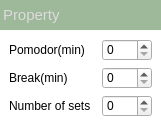
<?xml version="1.0" encoding="UTF-8"?>
<ui version="4.0">
 <class>Prop</class>
 <widget class="QWidget" name="Prop">
  <property name="geometry">
   <rect>
    <x>0</x>
    <y>0</y>
    <width>161</width>
    <height>126</height>
   </rect>
  </property>
  <property name="sizePolicy">
   <sizepolicy hsizetype="Fixed" vsizetype="Fixed">
    <horstretch>0</horstretch>
    <verstretch>0</verstretch>
   </sizepolicy>
  </property>
  <property name="minimumSize">
   <size>
    <width>100</width>
    <height>0</height>
   </size>
  </property>
  <property name="maximumSize">
   <size>
    <width>411</width>
    <height>16777215</height>
   </size>
  </property>
  <property name="windowTitle">
   <string>Form</string>
  </property>
  <property name="styleSheet">
   <string notr="true"/>
  </property>
  <layout class="QVBoxLayout" name="verticalLayout">
   <property name="spacing">
    <number>0</number>
   </property>
   <property name="leftMargin">
    <number>0</number>
   </property>
   <property name="topMargin">
    <number>0</number>
   </property>
   <property name="rightMargin">
    <number>0</number>
   </property>
   <property name="bottomMargin">
    <number>0</number>
   </property>
   <item>
    <widget class="TitleBar" name="frame">
     <property name="minimumSize">
      <size>
       <width>0</width>
       <height>30</height>
      </size>
     </property>
     <property name="maximumSize">
      <size>
       <width>16777215</width>
       <height>30</height>
      </size>
     </property>
     <property name="styleSheet">
      <string notr="true">QFrame{
	background-color: rgb(158, 184, 154);
	color: rgb(80, 255, 159);
}</string>
     </property>
     <property name="frameShape">
      <enum>QFrame::NoFrame</enum>
     </property>
     <property name="frameShadow">
      <enum>QFrame::Plain</enum>
     </property>
     <layout class="QHBoxLayout" name="horizontalLayout">
      <property name="spacing">
       <number>0</number>
      </property>
      <property name="leftMargin">
       <number>3</number>
      </property>
      <property name="topMargin">
       <number>0</number>
      </property>
      <property name="rightMargin">
       <number>0</number>
      </property>
      <property name="bottomMargin">
       <number>0</number>
      </property>
      <item>
       <widget class="QLabel" name="label_4">
        <property name="styleSheet">
         <string notr="true">color : rgb(220, 220, 220);
font-size : 15px</string>
        </property>
        <property name="text">
         <string>Property</string>
        </property>
       </widget>
      </item>
      <item>
       <spacer name="horizontalSpacer">
        <property name="orientation">
         <enum>Qt::Horizontal</enum>
        </property>
        <property name="sizeHint" stdset="0">
         <size>
          <width>322</width>
          <height>20</height>
         </size>
        </property>
       </spacer>
      </item>
      <item>
       <widget class="QPushButton" name="Btn_close">
        <property name="sizePolicy">
         <sizepolicy hsizetype="Expanding" vsizetype="Expanding">
          <horstretch>0</horstretch>
          <verstretch>0</verstretch>
         </sizepolicy>
        </property>
        <property name="minimumSize">
         <size>
          <width>33</width>
          <height>30</height>
         </size>
        </property>
        <property name="maximumSize">
         <size>
          <width>40</width>
          <height>30</height>
         </size>
        </property>
        <property name="styleSheet">
         <string notr="true">QPushButton{
	border : none;
}
QPushButton:Hover{
	background-color: rgba(255, 0, 0, 120);
}</string>
        </property>
        <property name="text">
         <string/>
        </property>
        <property name="icon">
         <iconset resource="../../assets/files.qrc">
          <normaloff>:/20x20/icons/20x20/cil-x.png</normaloff>:/20x20/icons/20x20/cil-x.png</iconset>
        </property>
        <property name="iconSize">
         <size>
          <width>18</width>
          <height>18</height>
         </size>
        </property>
       </widget>
      </item>
     </layout>
    </widget>
   </item>
   <item>
    <widget class="QFrame" name="frame_2">
     <property name="styleSheet">
      <string notr="true">QFrame{
	border : none;
	border-color : rgb(0, 0, 0);
	background-color : rgb(255, 255, 255);
}</string>
     </property>
     <property name="frameShape">
      <enum>QFrame::StyledPanel</enum>
     </property>
     <property name="frameShadow">
      <enum>QFrame::Raised</enum>
     </property>
     <layout class="QGridLayout" name="gridLayout">
      <item row="1" column="1">
       <widget class="QSpinBox" name="spinBox_2"/>
      </item>
      <item row="0" column="1">
       <widget class="QSpinBox" name="spinBox">
        <property name="maximumSize">
         <size>
          <width>50</width>
          <height>16777215</height>
         </size>
        </property>
       </widget>
      </item>
      <item row="0" column="0">
       <widget class="QLabel" name="label">
        <property name="text">
         <string>Pomodor(min)</string>
        </property>
        <property name="alignment">
         <set>Qt::AlignLeading|Qt::AlignLeft|Qt::AlignVCenter</set>
        </property>
       </widget>
      </item>
      <item row="1" column="0">
       <widget class="QLabel" name="label_3">
        <property name="text">
         <string>Break(min)</string>
        </property>
       </widget>
      </item>
      <item row="2" column="1">
       <widget class="QSpinBox" name="spinBox_3"/>
      </item>
      <item row="2" column="0">
       <widget class="QLabel" name="label_2">
        <property name="text">
         <string>Number of sets</string>
        </property>
       </widget>
      </item>
     </layout>
    </widget>
   </item>
  </layout>
 </widget>
 <customwidgets>
  <customwidget>
   <class>TitleBar</class>
   <extends>QFrame</extends>
   <header>titlebar.h</header>
   <container>1</container>
  </customwidget>
 </customwidgets>
 <resources>
  <include location="../../assets/files.qrc"/>
 </resources>
 <connections/>
</ui>
